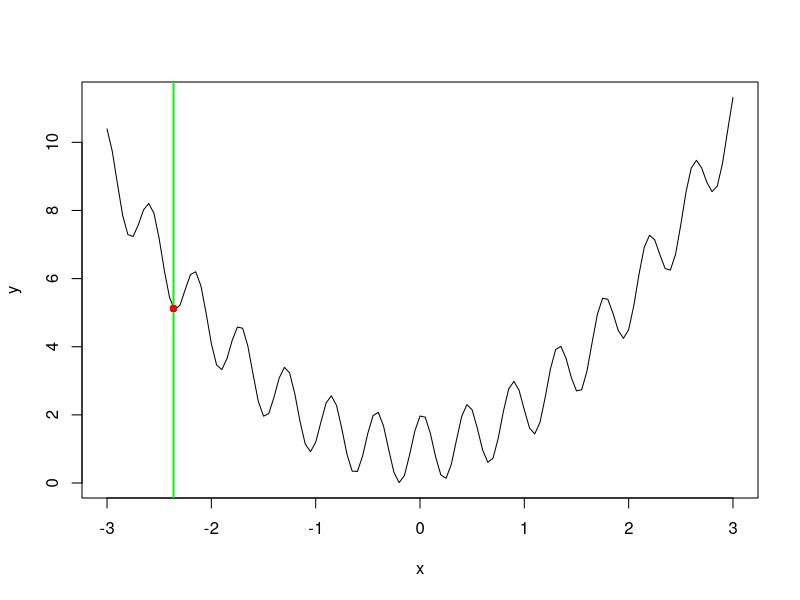
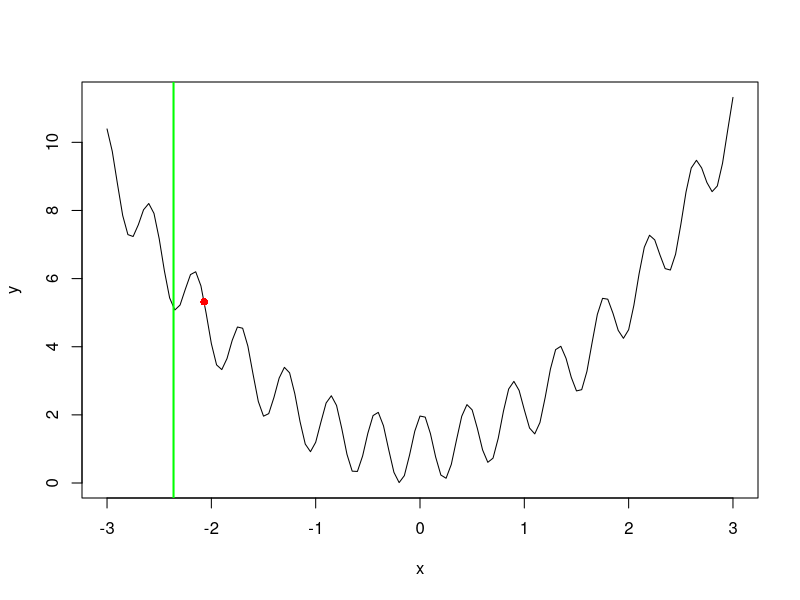
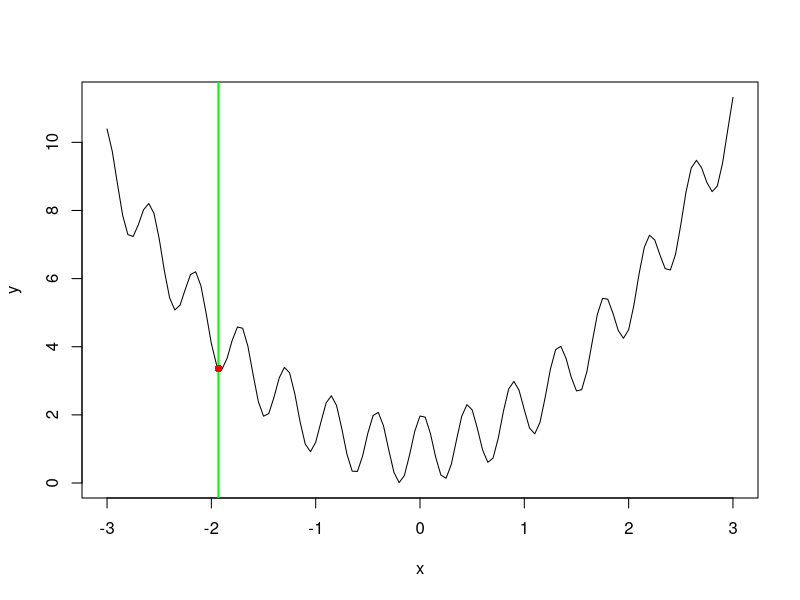
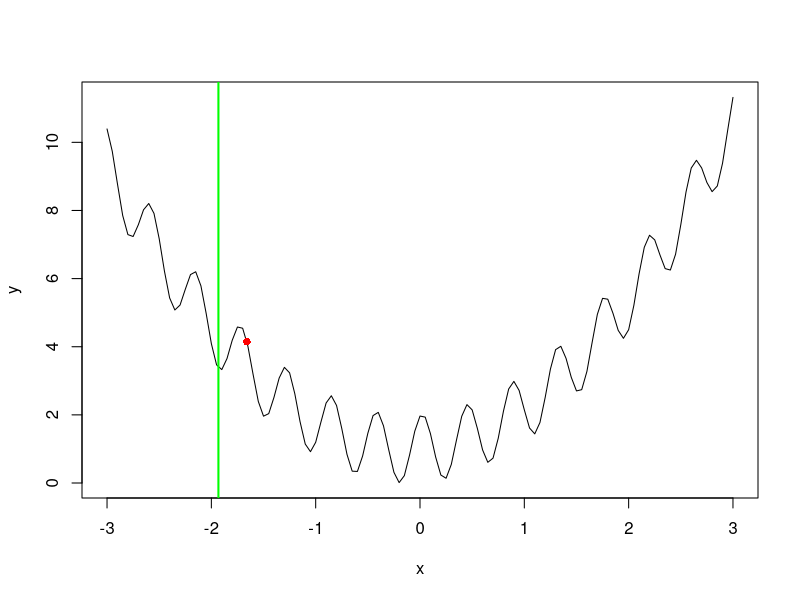
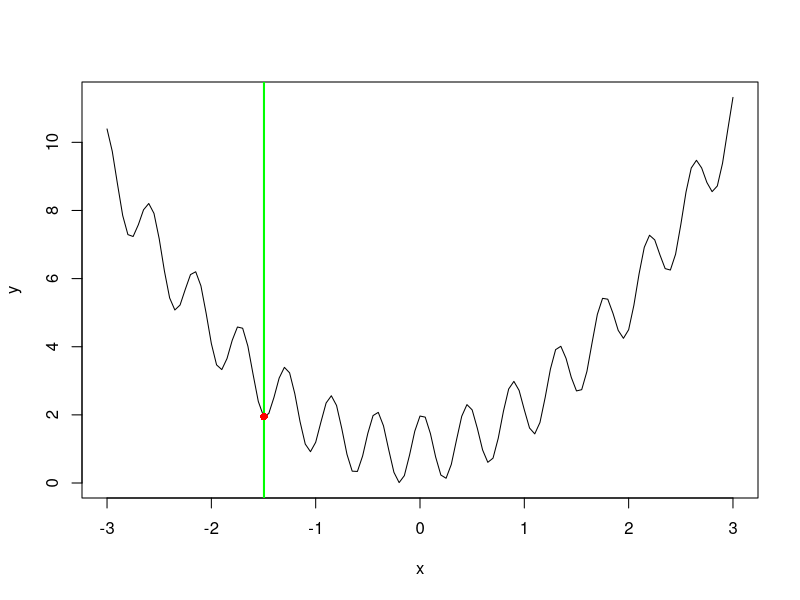
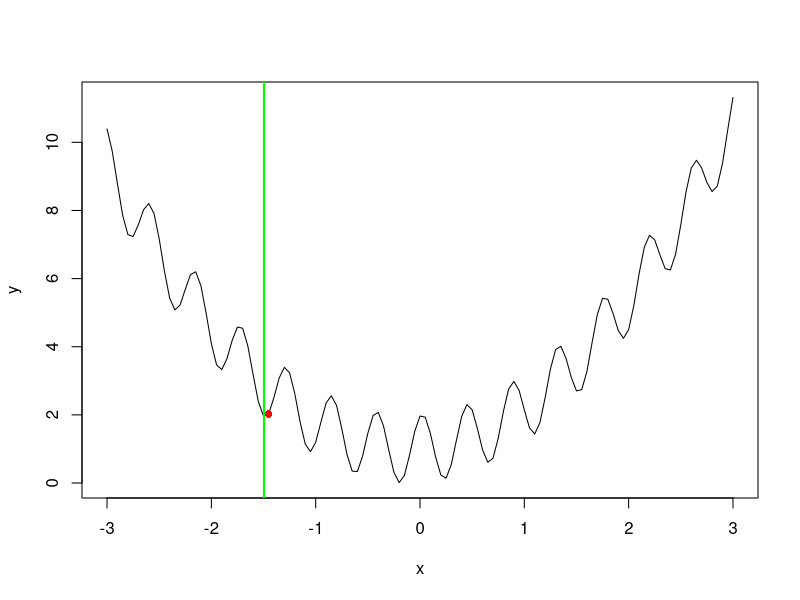
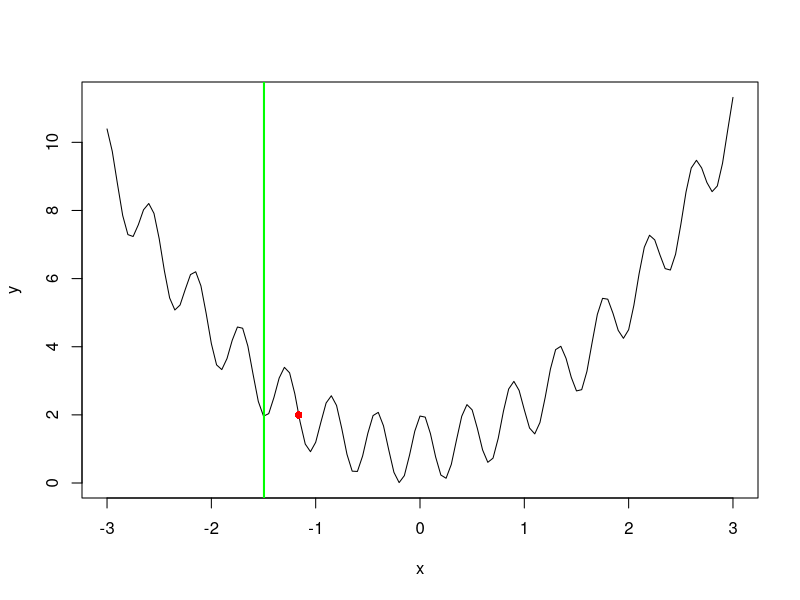
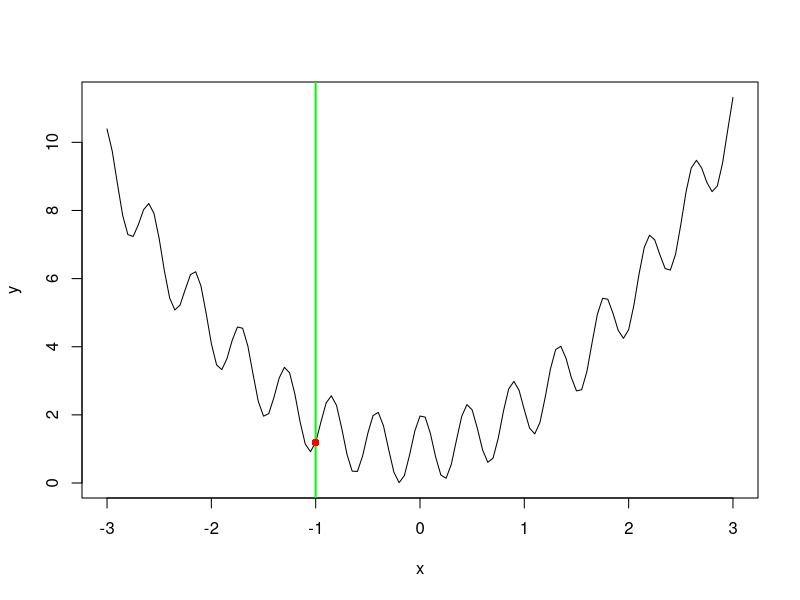

Reproduce these figures in R, in order. (Note: this script raises an error after producing the figures.)
f <- function(x) {
  return(cos(14.5*x - 0.3) + x * (x + 0.2) + 1.01)
}
low <- -3
high <- -low
x <- seq(low, high, 0.05)
y <- f(x)
tmax <- 100
digitos <- floor(log(tmax, 10)) + 1
curr <- runif(1, low, high)
best <- curr
step <- 0.3
for (tiempo in 1:tmax) {
  delta <- runif(1, 0, step)
  left <- curr - delta
  right <- curr + delta
  fl <- f(left)
  fr <- f(right)
  if (fl < fr) {
    curr <- left
  } else {
    curr <- right
  }
  if (f(curr) < f(best)) { # minimizamos
    best <- curr
  }
  tl <- paste(tiempo, "", sep="")
  while (nchar(tl) < digitos) {
    tl <- paste("0", tl, sep="")
  }
  salida <- paste("p7_t", tl, ".png", sep="")
  tiempo <- paste("Paso", tiempo)
  png(salida, width=500, height=400)
  plot(x, y, type="l")
  abline(v = best, col="green", lwd=2)
  points(curr, f(curr), pch=16, col="red")
  graphics.off()
}